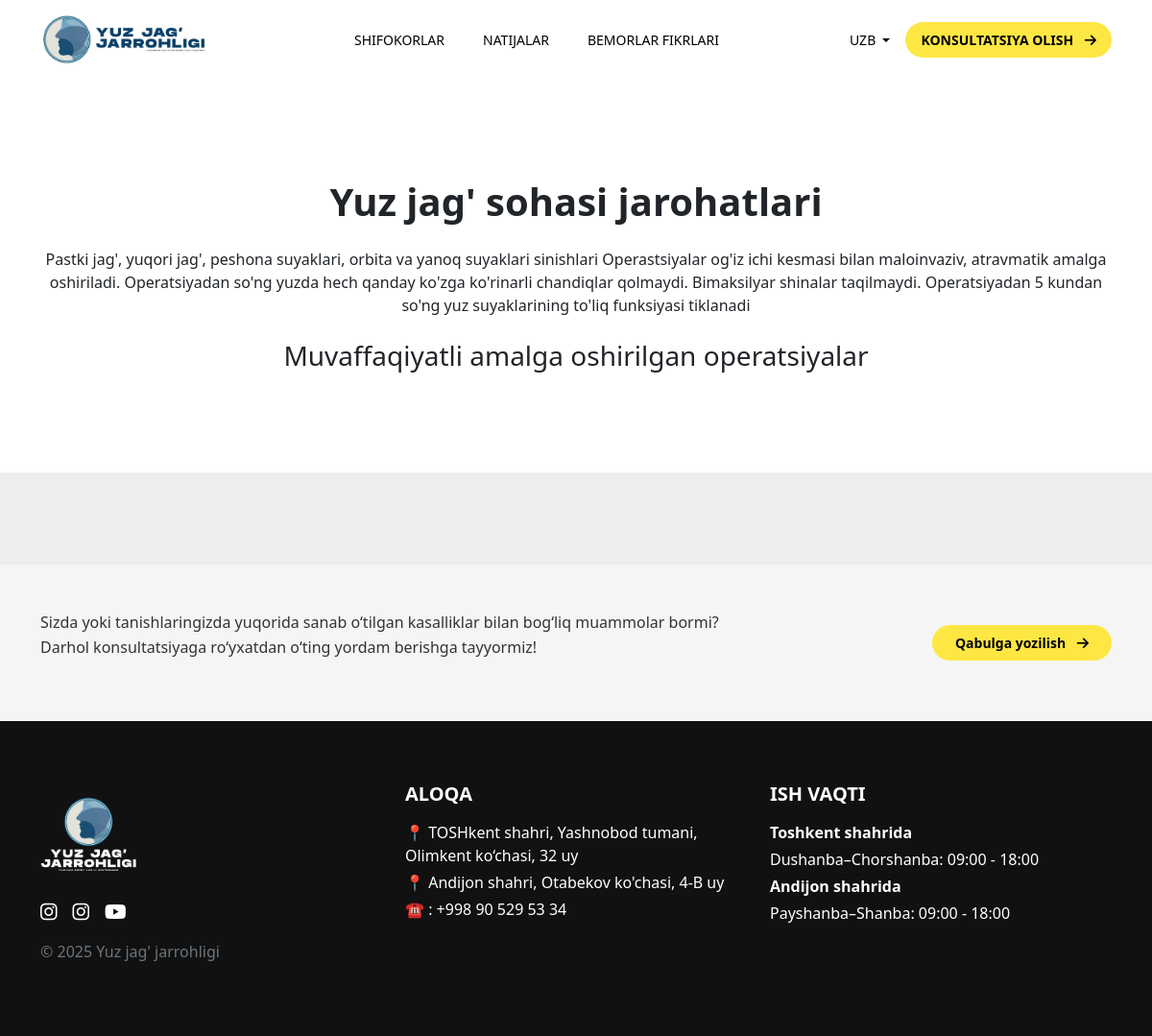
Before: /uz/category/yuz-jag-sohasi-jarohatlari/ with the older database file.
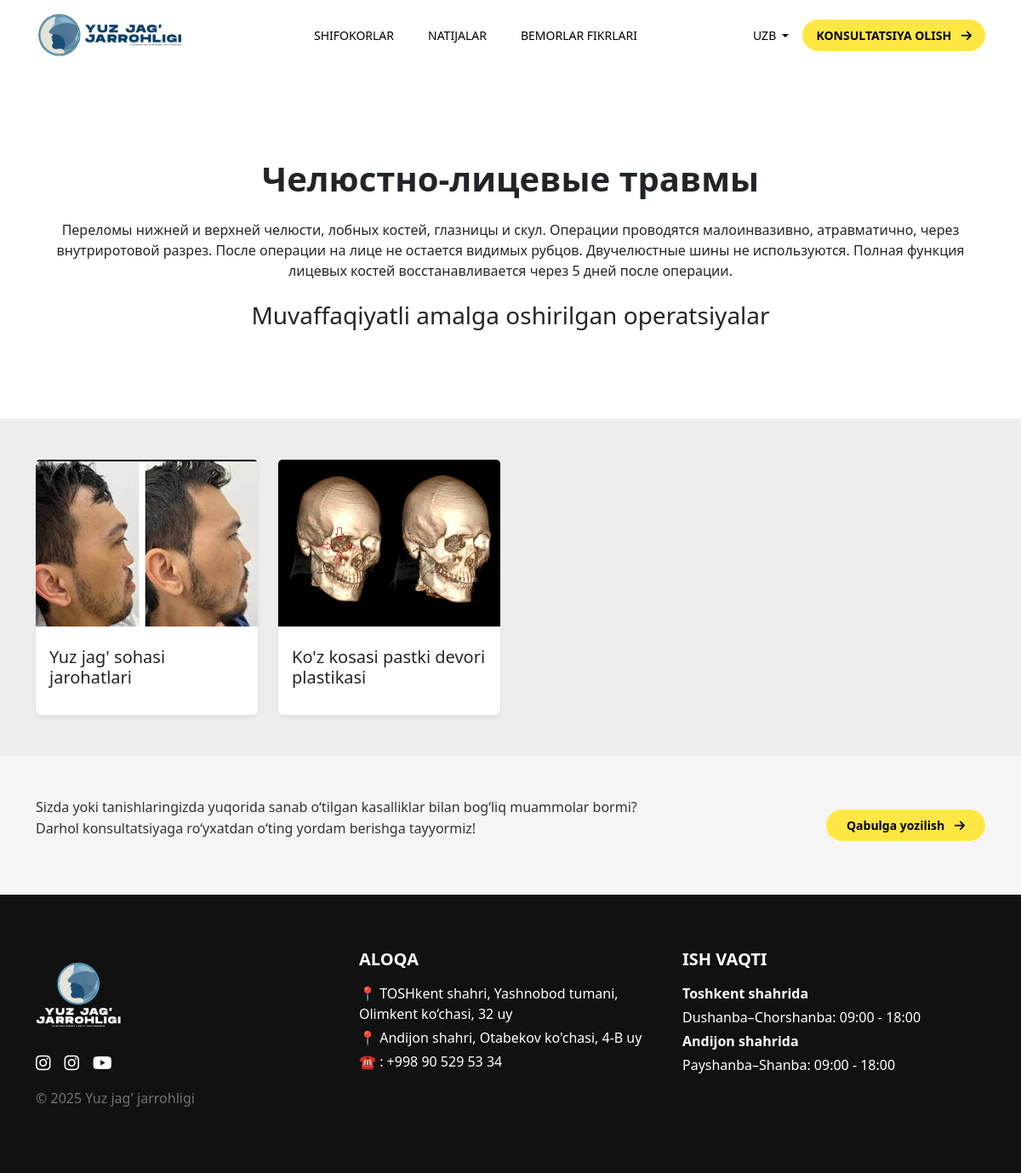
After: the same page with the newer database file.
### main/models/main_model.py (models this page shows, shortened)
class Category(models.Model):
    name = models.CharField(max_length=100)
    slug = models.SlugField(max_length=100, unique=True)
    description = models.TextField(blank=True, null=True)
    img = models.ImageField(upload_to='category_images/', blank=True, null=True)
    class Meta:
        verbose_name = 'Category'
        verbose_name_plural = 'Categories'
    class Ordering:
        fields = ['name']
        order_with_respect_to = 'name'

class Operations(models.Model):
    name = models.CharField(max_length=100)
    img = models.ImageField(upload_to='operation_image/', blank=True, null=True)
    category = models.ForeignKey(Category, on_delete=models.CASCADE , related_name='operations')
    class Meta:
        verbose_name = 'Operation'
        verbose_name_plural = 'Operations'
    class Ordering:
        fields = ['name']
        order_with_respect_to = 'name'

### main/views/main_view.py (the view, shortened to what this page needs)
# urls.py: path('category/<slug:slug>/', categoryDetail, name='category_detail'),
def categoryDetail(request, slug):
    operations_qs = Operations.objects.prefetch_related('operation_images')
    first_image = None
    category = get_object_or_404(
        Category.objects.prefetch_related(
            Prefetch('operations', queryset=operations_qs)
        ).defer('img'),
        slug=slug
    )
    context = {
        'category': category,
        'operations': category.operations.all(),
    }
    if request.method == 'GET':
        return render(request, 'category_detail.html', context)

### main/context_processors.py (called while the page is built)
def translations(request):
    lang = request.LANGUAGE_CODE if hasattr(request, 'LANGUAGE_CODE') else 'uz'
    return {
        't': get_text(lang)
    }

### templates/category_detail.html (shortened to what this page needs)
{% extends 'base.html' %} {% load static %} {% load i18n %} {% block content %}
<header class=" w-100 z-3" role="banner">
  <nav class="navbar navbar-expand-lg" role="navigation" aria-label="Asosiy navigatsiya">
    <div class="container d-flex justify-content-between align-items-center">
          <a
            class="navbar-brand fw-bold text-white"
            href="{% url 'main:home' %}"
            aria-label="Bosh sahifa"
          >
            <img
              src="{% static './assets/images/logo.webp' %}"
              alt="Yuz jag’ Jarrohligi logotipi"
              class="img-fluid d-block"
              style="max-width: 175px; height: auto"
              loading="eager"
              decoding="async"
              width="175"
              height="60"
            />
          </a>
      <ul class="navbar-nav d-none d-lg-flex flex-row gap-4" role="menubar">
        <li class="nav-item">
          <a class="nav-link text-white" href="{% url 'main:home' %}">{{ t.doctors }}</a>
        </li>
        <li class="nav-item">
          <a class="nav-link text-white" href="{% url 'main:home' %}">{{ t.results }}</a>
        </li>
        <li class="nav-item">
          <a class="nav-link text-white" href="{% url 'main:home' %}">{{ t.patients }}</a>
        </li>
      </ul>
      <div class="d-flex align-items-center gap-3">
      {% get_current_language as LANGUAGE_CODE %}
      <div class="dropdown d-none d-lg-block">
        <a
          class="text-white dropdown-toggle text-decoration-none small"
          href="#"
          role="button"
          id="languageDropdown"
          data-bs-toggle="dropdown"
          aria-expanded="false"
          aria-haspopup="true"
        >
          {% if LANGUAGE_CODE == 'uz' %}
            UZB
          {% else %}
            RUS
          {% endif %}
        </a>
      </div>
        <a
          href="#"
          class="btn btn-warning fw-semibold px-3 py-2 rounded-pill d-none d-lg-inline-block"
          data-bs-toggle="modal"
          data-bs-target="#bookingModal"
          role="button"
        >
          {{ t.consultation }} <i class="fa-solid fa-arrow-right ms-2"></i>
        </a>
      </div>
    </div>
  </nav>
</header>
<section class="category-detail-intro py-5 my-5 text-center">
  <div class="container">
    <h2 class="section-title py-2">{{ category.name }}</h2>
    <p class="description text-dark py-2">{{ category.description }}</p>
    <h3 class="operations-title">{{ t.stats_successfuly_operations }}</h3>
  </div>
</section>
<section class="operations bg-light py-5">
  <div class="container">
    <div class="row">
      {% for operation in operations %}
      <article
        class="col-lg-3 col-md-6 col-12"
        role="region"
        aria-label="{{ operation.name }}">
          <div
            role="button"
            class="card h-100 shadow-sm border-0 operation-card"
            data-title="{{ operation.name }}"
            data-images='[
              {% if operation.operation_images.count > 0 %}
                {% for img in operation.operation_images.all %}
                  "{{ img.image.url }}"{% if not forloop.last %},{% endif %}
                {% endfor %}
              {% else %}
                "{{ operation.img.url }}"
              {% endif %}
            ]'
            data-bs-toggle="modal"
            data-bs-target="#imageModal"
          >
          <img
            src="{{ operation.img.url }}"
            class="card-img-top first-image"
            alt="{{ operation.name }} rasmi"
            loading="lazy"
          />
          <div class="card-body">
            <h5 class="descriptionitle mb-2 py-2">{{ operation.name }}</h5>
          </div>
        </div>
      </article>
      {% endfor %}
    </div>
  </div>
</section>
<section class="consultation-section py-5" aria-label="Konsultatsiya bo‘limi">
  <div class="container">
    <div class="row align-items-center justify-content-between">
      <div class="col-md-8">
        <p class="consultation-text">
          {{ t.consultation_desp }}
        </p>
      </div>
      <div class="col-md-4 text-md-end text-center">
        <a href="#" class="btn btn-warning fw-semibold px-4 py-2 rounded-pill" data-bs-toggle="modal" data-bs-target="#bookingModal" role="button" aria-label="Qabulga yozilish">
          {{ t.acceptance }} <i class="fa-solid fa-arrow-right ms-2"></i>
        </a>
      </div>
    </div>
  </div>
</section>
  {% endblock %}

### templates/base.html (shortened to what this page needs)
{% load static %}
{% load i18n %}
<!DOCTYPE html>
<html lang="{{ LANGUAGE_CODE }}">
<head>
<link rel="preload" href="https://cdn.jsdelivr.net/npm/bootstrap@5.3.3/dist/css/bootstrap.min.css" as="style" onload="this.rel='stylesheet'">
<link rel="preload" href="https://cdn.jsdelivr.net/npm/aos@2.3.4/dist/aos.css" as="style" onload="this.rel='stylesheet'">
<link rel="preload" href="https://cdn.jsdelivr.net/npm/swiper@9/swiper-bundle.min.css" as="style" onload="this.rel='stylesheet'">
<link rel="preload" href="https://cdnjs.cloudflare.com/ajax/libs/font-awesome/6.5.0/css/all.min.css" as="style" onload="this.rel='stylesheet'">
  <link rel="stylesheet" href="{% static './assets/css/responsive.css' %}">
  <link rel="stylesheet" href="{% static './assets/css/style.css' %}">
</head>
<body>
    <div id="messages-container" class="position-fixed top-0 start-50 translate-middle-x mt-5 py-5" style="z-index: 1055; width: 400px; max-width: 90vw;">
  </div>
  {% block content %}
  {% endblock %}
  <footer class="site-footer">
    <div class="container py-4">
      <div class="row">
        <div class="col-md-4 mb-3">
          <h5 class="text-white mb-3 ">
            <img
                src="{% static './assets/images/logo-footer.webp' %}"
                class="img-fluid"
                width="100"
                alt=""
              />
            </h5>
          <div class="d-flex gap-3">
            <a href="https://www.instagram.com/dr_akmal_khakimov?igsh=Y2h4NmRlbmV5a29s"><i class="fab fa-instagram text-white fs-5"></i></a>
            <a href="https://www.instagram.com/dr_abobakirov?igsh=MTYwZTNtdzVqOWtscQ=="><i class="fab fa-instagram text-white fs-5"></i></a>
            <a href="https://youtube.com/@yuzjagjarrxoligiuzbekistan?si=yf1rRZoAG_fLxvOD"><i class="fab fa-youtube text-white fs-5"></i></a>
          </div>
          <p class="text-secondary mt-3">&copy; {{ t.footer_title }}</p>
        </div>
        <div class="col-md-4 mb-3">
          <h5 class="text-white mb-3">{{t.contacts}}</h5>
          <p class="text-white mb-1">
            {{ t.tashkent_address }}
          </p>
          <p class="text-white mb-1">
            {{ t.andijan_address }}
          </p>
          <p class="text-white mb-1">
            ☎️ : +998 90 529 53 34
          </p>
        </div>
        <div class="col-md-4 mb-3">
          <h5 class="text-white mb-3">{{t.working_hours}}</h5>
          <p class="text-white mb-1"><strong>{{t.in_tashkent}}</strong></p>
          <p class="text-white mb-1">{{t.tashkent_time}}</p>
          <p class="text-white mb-1"><strong>{{t.in_andijan}}</strong></p>
          <p class="text-white mb-1">{{t.andijan_time}}</p>
        </div>
      </div>
    </div>
  </footer>
</body>
  </html>

### staticfiles/assets/css/responsive.css (style rules this page uses)
:root { --yellow-color: #FFE743; --grey-color: #EDEDED; --blue-color: #0051FF; --section-title-xl: 48px; --section-title-lg: 40px; --section-title-md: 32px; --section-title-sm: 28px; --desc-title-xl: 28px; --desc-title-lg: 24px; --desc-title-md: 20px; --desc-title-sm: 18px; --desc-xl: 20px; --desc-lg: 18px; --desc-md: 16px; --desc-sm: 14px; }
@media (min-width: 1200px) { .section-title { font-size: var(--section-title-xl); } }
@media (min-width: 1200px) { .description { font-size: var(--desc-xl); } }
header { transition: background-color 0.3s ease; }
@media (min-width: 992px) { header { background-color: white; } }
@media (min-width: 992px) { header .navbar-brand, header .nav-link, header .dropdown > a { color: black !important; } }

### staticfiles/assets/css/style.css (style rules this page uses)
:root { --yellow-color: #FFE743; --grey-color: #EDEDED; --blue-color: #0051FF; --section-title-xl: 48px; --section-title-lg: 40px; --section-title-md: 32px; --section-title-sm: 28px; --desc-title-xl: 28px; --desc-title-lg: 24px; --desc-title-md: 20px; --desc-title-sm: 18px; --desc-xl: 20px; --desc-lg: 18px; --desc-md: 16px; --desc-sm: 14px; }
.section-title { font-size: var(--section-title-lg); font-weight: 700; }
.description { font-size: var(--desc-md); color: var(--grey-color); }
body { overflow-x: hidden!important; }
.navbar { padding: 10px 0; }
.navbar-brand { font-size: 14px; }
.nav-link { font-weight: 500; font-size: 14px; }
.btn-warning { background-color: var(--yellow-color); border: none; font-size: 14px; color: #000!important; }
.bg-light { background-color: #EDEDED !important; }
.consultation-section { background-color: #f5f5f5; padding: 40px 0; font-size: 16px; }
.consultation-section .consultation-text { color: #333; font-weight: 500; line-height: 1.6; }
.site-footer { background-color: #111; color: #fff; padding-top: 40px; padding-bottom: 20px; }
.site-footer h5 { font-weight: 600; }
.site-footer a { color: white; transition: 0.3s ease; }

### templates/category_detail.html (style rules this page uses)
.first-image { object-fit: cover; width: 100%; aspect-ratio: 4/3; }

Changed rows visible on the page:
removed Category: name "Yuz jag' sohasi jarohatlari", description "Pastki jag', yuqori jag', peshona suyaklari, orbita va yanoq suyaklari sinishlari Operastsiyalar og'iz ichi kesmasi bilan maloinvaziv, atravmatik amalga oshiriladi. Operatsiyadan so'ng yuzda hech qanday ko'zga ko'rinarli chandiqlar qolmaydi. Bimaksilyar shinalar taqilmaydi. Operatsiyadan 5 kundan so'ng yuz suyaklarining to'liq funksiyasi tiklanadi"
added Category: name "Челюстно-лицевые травмы", description "Переломы нижней и верхней челюсти, лобных костей, глазницы и скул. Операции проводятся малоинвазивно, атравматично, через внутриротовой разрез. После операции на лице не остается видимых рубцов. Двучелюстные шины не используются. Полная функция лицевых костей восстанавливается через 5 дней после операции."
added Operations: img (picture), name "Yuz jag' sohasi jarohatlari"
added Operations: img (picture), name "Ko'z kosasi pastki devori plastikasi"
